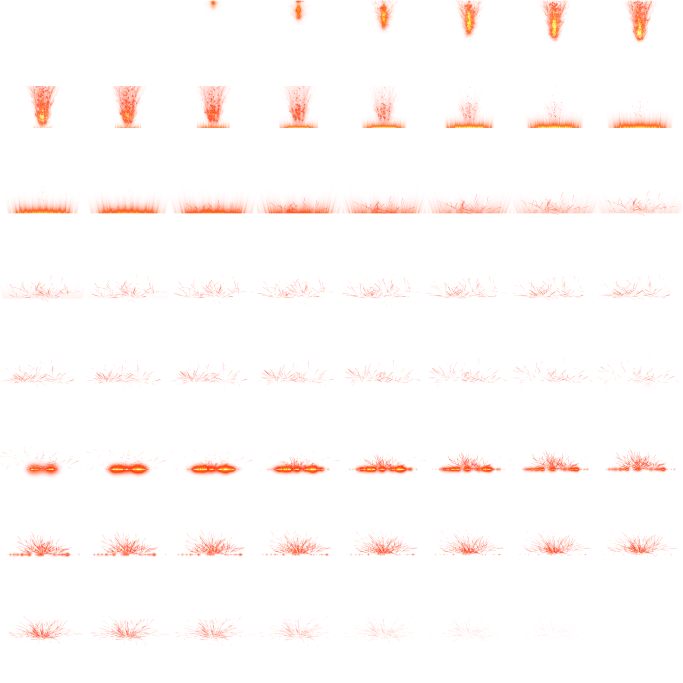
#> input picture Project-Rule/Assets/_Project/Art/Vfx/Effekseer/Blow2.png, 2048 x 2048 px, found by its file name (shown at 1/3 size); its folder holds 4 pictures in this run
$ python prepare_atlases.py
#> lines starting #> are read from the running program, lines starting #| are printed output that depends on the picture
from PIL import Image
from pathlib import Path
import numpy as np
root=Path('Assets/_Project/Art/Vfx/Effekseer');keep=['Blow2','Claw1','Dark2','Gun3','Light1','Light4','Sword3']
for name in keep:
    p=root/(name+'.png');im=Image.open(p).convert('RGBA');fs=im.width//8
#> further down, im is the input picture: PIL image 2048x2048 RGBA; mean R, G, B, A 29.8, 6.3, 1.9, 6.4
#> after `fs = im.width // 8`: fs = 256
    # 统一裁剪全部帧，保持中心锚点不抖动。保留两像素透明边，避免相邻格采样。
    frames=[im.crop((f%8*fs,f//8*fs,(f%8+1)*fs,(f//8+1)*fs)) for f in range(64)]
#> frames = 64 items
    radius=8
    for f in frames:
        a=np.asarray(f)[:,:,3]; y,x=np.where(a>5)
        if len(x):radius=max(radius,int(max(abs(x-fs/2).max(),abs(y-fs/2).max()))+3)
#> this loop made 64 passes
#> pass 3, `a = np.asarray(f)[:, :, 3]`:
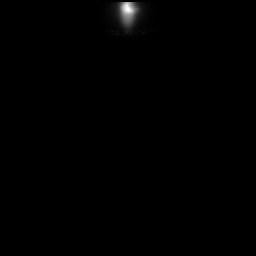
#> a: shape (256, 256); min 0, max 255, mean 1
    radius=min(fs//2,radius);out=Image.new('RGBA',(2048,2048))
#> after `radius = min(fs // 2, radius)`: radius = 128
#> after `out = Image.new('RGBA', (2048, 2048))`: out: PIL image 2048x2048 RGBA; every value is 0
    visible=[i for i,f in enumerate(frames) if np.asarray(f)[:,:,3].max()>5]
#> visible = 61 values from 2 to 62
    if not visible: raise ValueError('Empty authored effect: '+name)
    first,last=visible[0],visible[-1]
#> first = 2; last = 62
    print(name, 'FirstFrame=',first,'FrameCount=',last+1)
#| Blow2 FirstFrame= 2 FrameCount= 63
    for i,f in enumerate(frames):
        f=f.crop((fs//2-radius,fs//2-radius,fs//2+radius,fs//2+radius)).resize((252,252),Image.Resampling.LANCZOS)
        if i>last:f=Image.new('RGBA',(252,252))
        elif i>=max(first,last-5):
            a=np.asarray(f).copy();a[:,:,3]=(a[:,:,3].astype(float)*max(0,(last-i)/5)).astype('uint8');f=Image.fromarray(a)
        out.paste(f,(i%8*256+2,i//8*256+2))
#> this loop made 64 passes
#> pass 3, `f=f.crop((fs//2-radius,fs//2-radius,fs//2+radius,fs//2+radius)).resize..`:
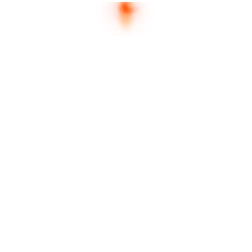
#> f: PIL image 252x252 RGBA; mean R, G, B, A 7.4, 2.2, 0.4, 1; transparent parts drawn white
    out.save(p,optimize=True)
#> pass 2 of the loop `for name in keep:`:
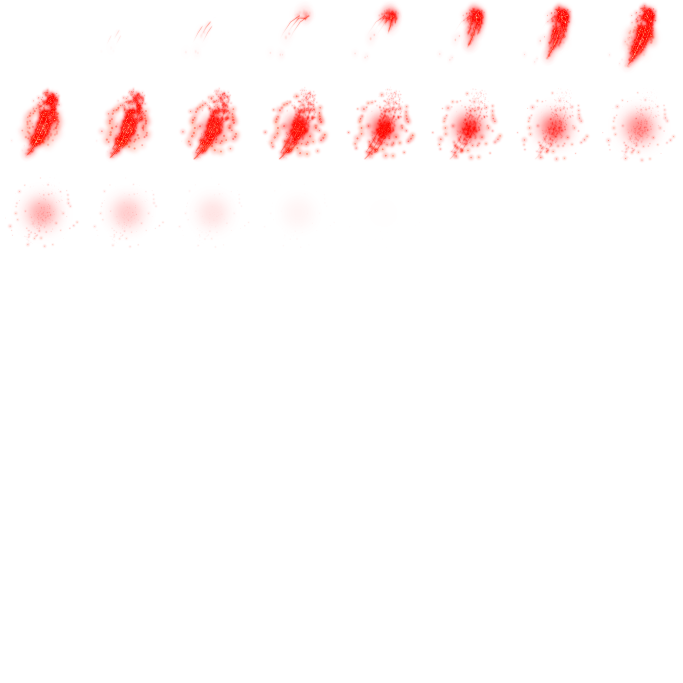
#> input picture Project-Rule/Assets/_Project/Art/Vfx/Effekseer/Claw1.png, 2048 x 2048 px, found by its file name (shown at 1/3 size)
#> im is the input picture: PIL image 2048x2048 RGBA; mean R, G, B, A 27.4, 1.2, 0.5, 5.2
#> the loop `for f in frames:` made 64 passes
#> (y, x, radius) on pass 21: ([168, 229], [25, 134], 127)
#> pass 3, `a = np.asarray(f)[:, :, 3]`:
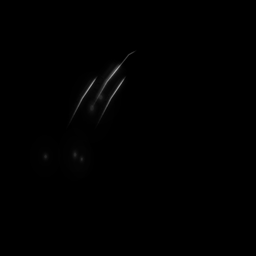
#> a: shape (256, 256); min 0, max 161, mean 0.7
#> visible = [1, 2, 3, 4, 5, 6, 7, 8, 9, 10, 11, 12, 13, 14, 15, 16, 17, 18, 19, 20]
#> first = 1; last = 20
#| Claw1 FirstFrame= 1 FrameCount= 21
#> the loop `for i,f in enumerate(frames):` made 64 passes
#> pass 3, `f=f.crop((fs//2-radius,fs//2-radius,fs//2+radius,fs//2+radius)).resize..`:
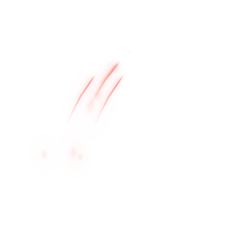
#> f: PIL image 252x252 RGBA; mean R, G, B, A 23.1, 1, 0.7, 0.7; transparent parts drawn white
#> pass 3 of the loop `for name in keep:`:
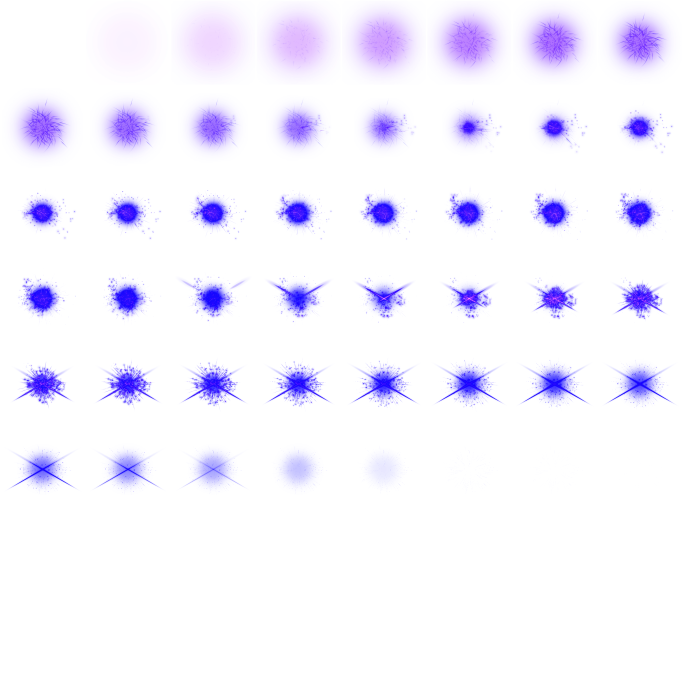
#> input picture Project-Rule/Assets/_Project/Art/Vfx/Effekseer/Dark2.png, 2048 x 2048 px, found by its file name (shown at 1/3 size)
#> im is the input picture: PIL image 2048x2048 RGBA; mean R, G, B, A 19.1, 2.2, 68.7, 12.7
#> the loop `for f in frames:` made 64 passes
#> (y, x, radius) on pass 48: ([94, 171], [92, 123], 127)
#> pass 3, `a = np.asarray(f)[:, :, 3]`:
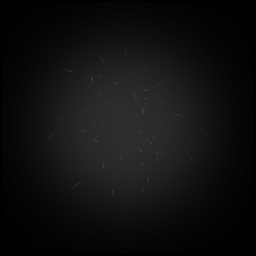
#> a: shape (256, 256); min 0, max 69, mean 15.8
#> visible = 47 values from 1 to 47
#> last = 47
#| Dark2 FirstFrame= 1 FrameCount= 48
#> the loop `for i,f in enumerate(frames):` made 64 passes
#> pass 3, `f=f.crop((fs//2-radius,fs//2-radius,fs//2+radius,fs//2+radius)).resize..`:
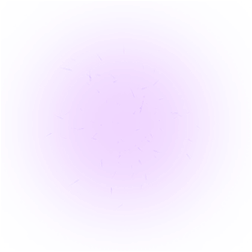
#> f: PIL image 252x252 RGBA; mean R, G, B, A 136.3, 12.9, 249.3, 16.1; transparent parts drawn white
#> (the run stopped early here; a loop or call above may not have finished)
